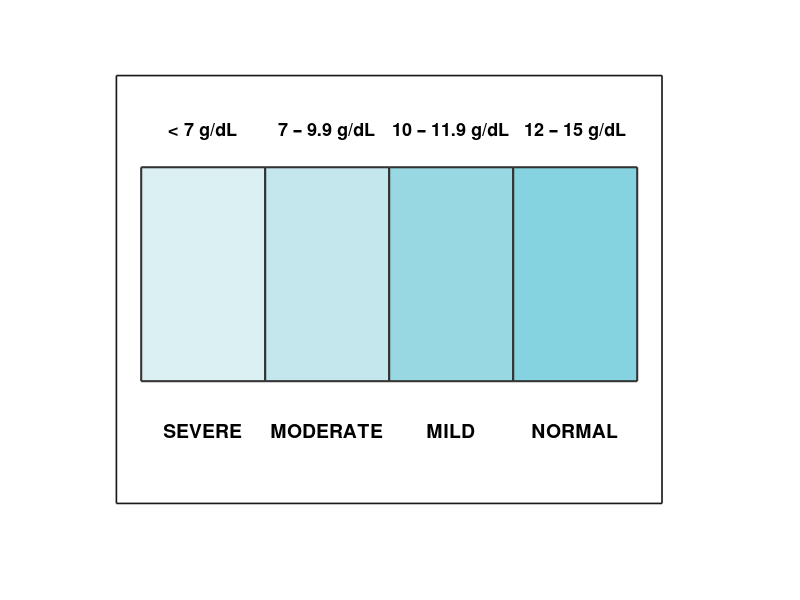

Source code (MATLAB):
% Printable Anaemia Hb Color Reference Strip
clear; clc;

%% Original Color Levels (UNCHANGED)
colors = [
0.8588 0.9412 0.9529;   % Severe (#DBF0F3)
0.7686 0.9059 0.9294;   % Moderate (#C4E7ED)
0.5961 0.8471 0.8863;   % Mild (#98D8E2)
0.5216 0.8275 0.8784;   % Normal (#85D3E0)
];

%% Create Figure (Print Layout)
fig = figure('Units','centimeters','Position',[2 2 22 8],'Color','w');
axis off
hold on

%% Outer Border (print card frame)
rectangle('Position',[0.5 0.5 22 7],...
'EdgeColor',[0.1 0.1 0.1],...
'LineWidth',1.2);

%% Color Blocks
box_w = 5;
box_h = 3.5;
x_start = 1.5;
y_base = 2.5;

for i = 1:4
rectangle('Position',[x_start+(i-1)*box_w y_base box_w box_h],...
'FaceColor',colors(i,:),...
'EdgeColor',[0.2 0.2 0.2],...
'LineWidth',1.5);
end

%% Labels
labels = {'SEVERE','MODERATE','MILD','NORMAL'};
ranges = {'< 7 g/dL','7 – 9.9 g/dL','10 – 11.9 g/dL','12 – 15 g/dL'};

for i = 1:4

mid = x_start + (i-0.5)*box_w;

% Hb Range
text(mid,y_base+box_h+0.6,ranges{i},...
    'FontSize',13,...
    'FontWeight','bold',...
    'HorizontalAlignment','center');

% Anaemia Type
text(mid,y_base-0.8,labels{i},...
    'FontSize',14,...
    'FontWeight','bold',...
    'HorizontalAlignment','center');

end

%% Export Print PDF
exportgraphics(fig,'Hb_Color_Strip_Print.pdf','ContentType','vector');
